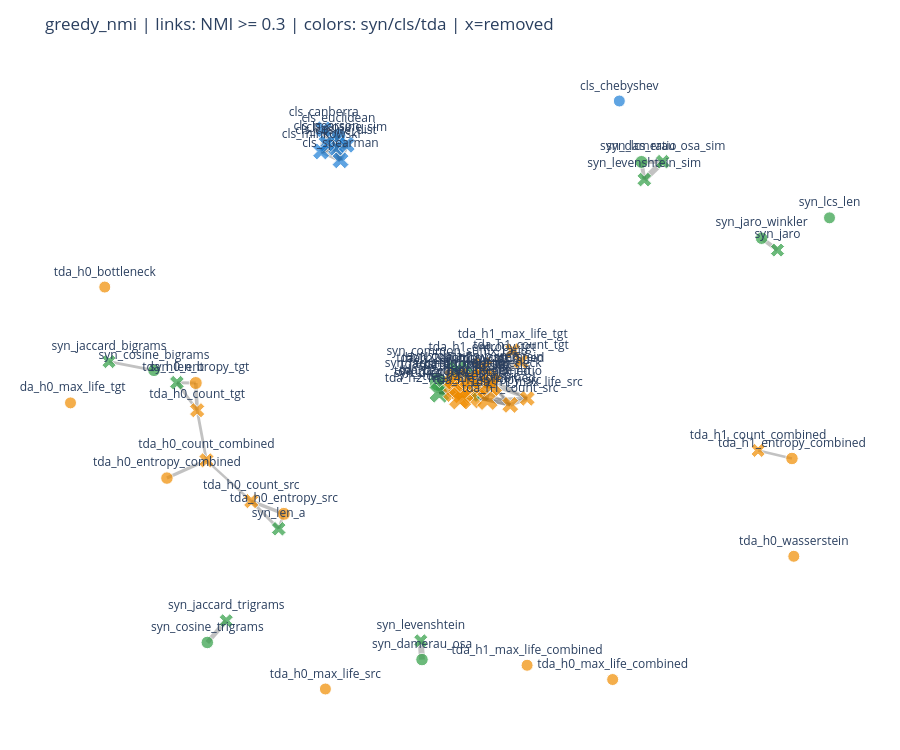

Notebook cell for this chart:
### Markdown cell above
## 6. Methode D - NMI pruning sur features discretisees

Principe: discretiser les features en quantiles, calculer la Mutual Information normalisee entre features, puis supprimer les redondances. Cette methode detecte des relations non lineaires approximatives.

### Code cell
def discretize_for_mi(X_df, n_bins=10):
    out = pd.DataFrame(index=X_df.index)
    for col in X_df.columns:
        try:
            out[col] = pd.qcut(X_df[col].rank(method='first'), q=n_bins, labels=False, duplicates='drop')
        except Exception:
            out[col] = 0
    return out.fillna(0).astype(int)

def compute_nmi_matrix(X_df, n_bins=10):
    X_disc = discretize_for_mi(X_df, n_bins=n_bins)
    features = list(X_disc.columns)
    n = len(features)
    out = pd.DataFrame(np.eye(n), index=features, columns=features)
    for i in range(n):
        for j in range(i + 1, n):
            val = normalized_mutual_info_score(X_disc.iloc[:, i], X_disc.iloc[:, j])
            out.iloc[i, j] = val
            out.iloc[j, i] = val
    return out

def greedy_similarity_prune(sim_df, relevance_df, threshold):
    remaining = set(sim_df.columns)
    selected = []
    for feat in relevance_df.sort_values('mi_target', ascending=False)['feature']:
        if feat not in remaining:
            continue
        selected.append(feat)
        redundant = sim_df.index[sim_df[feat] >= threshold].tolist()
        for r in redundant:
            remaining.discard(r)
    return selected

nmi_matrix = compute_nmi_matrix(pd.DataFrame(X, columns=feature_names), n_bins=10)
nmi_grid = []
for th in NMI_THRESHOLDS:
    selected = greedy_similarity_prune(nmi_matrix, relevance_df, threshold=th)
    res = summarize_selection('greedy_nmi', {'threshold': th, 'n_bins': 10}, selected)
    all_results.append(res)
    nmi_grid.append({
        'threshold': th,
        'n_bins': 10,
        'n_selected': res['n_selected'],
        'n_removed': res['n_removed'],
        'selected': ' | '.join(res['selected']),
    })

nmi_grid_df = pd.DataFrame(nmi_grid)
display(nmi_grid_df)

chosen_threshold = 0.30
chosen = [r for r in all_results if r['method'] == 'greedy_nmi' and r['hyperparams']['threshold'] == chosen_threshold][0]
summary, fam, indep, f1_summary, fold_eval, dataset_eval, edges = evaluate_and_display(chosen, graph_threshold=chosen_threshold)
